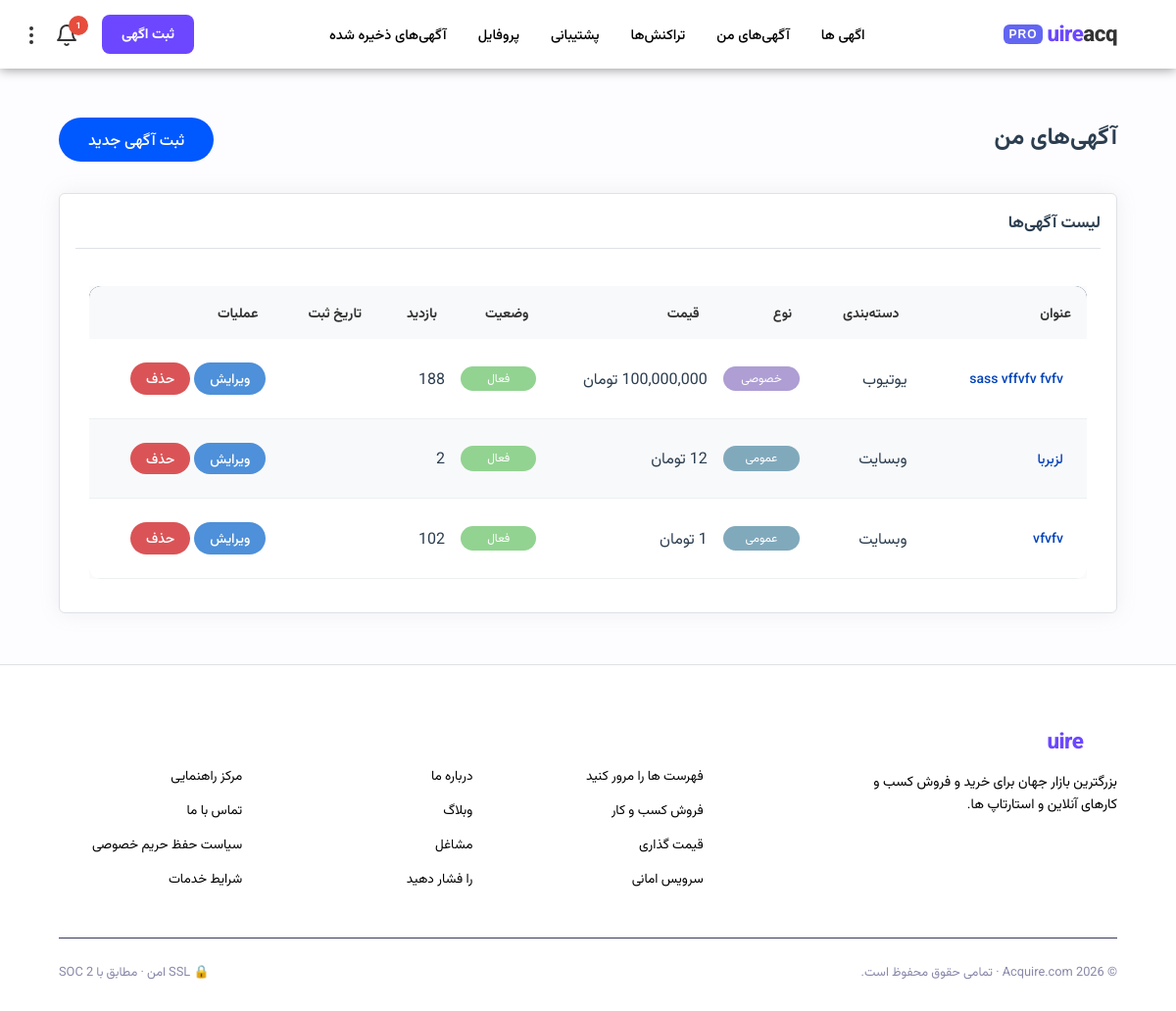
The page /listings/my-listings/ (signed in) on the database as committed earlier.
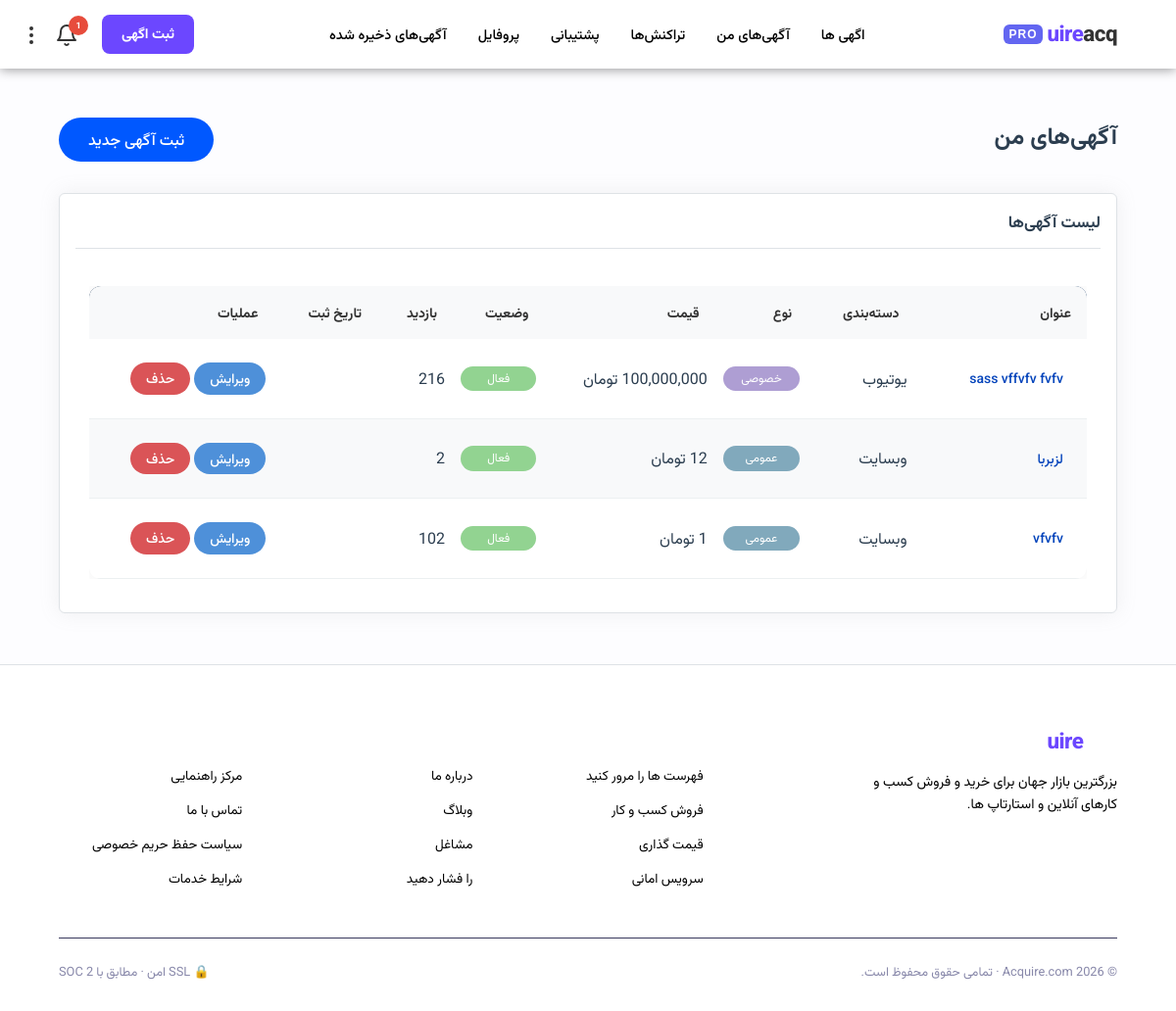
The same page on the database as committed later.
### listings/models.py (models this page shows, shortened)
class Listing(models.Model):
    STATUS_CHOICES = [
        ('pending', 'در انتظار تایید'),
        ('active', 'فعال'),
        ('sold', 'فروخته شده'),
        ('rejected', 'رد شده'),
        ('deleted', 'حذف شده'),
    ]
    seller = models.ForeignKey(settings.AUTH_USER_MODEL, on_delete=models.CASCADE, related_name='listings', verbose_name='فروشنده')
    category = models.ForeignKey(Category, on_delete=models.SET_NULL, null=True, blank=True, verbose_name='دسته‌بندی')
    title = models.CharField(max_length=200, verbose_name='عنوان')
    description = models.TextField(verbose_name='توضیحات')
    location = models.CharField(max_length=200, null=True, blank=True, verbose_name='موقعیت')
    price = models.DecimalField(max_digits=12, decimal_places=0, verbose_name='قیمت')
    discount_price = models.DecimalField(max_digits=12, decimal_places=0, null=True, blank=True, verbose_name='قیمت با تخفیف')
    about_platform = models.TextField(null=True, blank=True, verbose_name='درباره پلتفرم')
    platform_url = models.URLField(blank=True, verbose_name='آدرس پلتفرم')
    followers_count = models.IntegerField(default=0, blank=True, verbose_name='تعداد فالوور')
    monthly_income = models.DecimalField(null=True, blank=True, max_digits=12, decimal_places=0, verbose_name='درآمد ماهانه')
    platform_age = models.IntegerField(default=0, blank=True, verbose_name='سن پلتفرم (ماه)')
    most_like = models.IntegerField(null=True, blank=True, verbose_name='بیشترین لایک')
    most_view = models.IntegerField(null=True, blank=True, verbose_name='بیشترین بازدید')
    most_comment = models.IntegerField(null=True, blank=True, verbose_name='بیشترین کامنت')
    main_image = models.ImageField(upload_to='listings/images/', verbose_name='تصویر اصلی')
    boost = models.BooleanField(default=False, verbose_name='آگهی پیشرفته')
    premier = models.BooleanField(default=False, verbose_name='آگهی برتر')
    suggested_price = models.BooleanField(default=False, verbose_name='امکان پیشنهاد قیمت')
    is_income = models.BooleanField(default=True, verbose_name='آگهی به درآمد رسیده')
    is_verified = models.BooleanField(default=False, verbose_name='اطلاعات مورد تایید است')
    is_private = models.BooleanField(default=False, verbose_name='آگهی خصوصی')
    status = models.CharField(max_length=20, choices=STATUS_CHOICES, default='pending', verbose_name='وضعیت')
    rejection_reason = models.TextField(blank=True, null=True, verbose_name='دلیل رد')
    views_count = models.IntegerField(default=0, verbose_name='تعداد بازدید')
    created_at = models.DateTimeField(auto_now_add=True, verbose_name='تاریخ ایجاد')
    updated_at = models.DateTimeField(auto_now=True, verbose_name='تاریخ بروزرسانی')
    total_revenue = models.DecimalField(max_digits=12, decimal_places=0, null=True, blank=True, verbose_name='درآمد کل')
    total_profit = models.DecimalField(max_digits=12, decimal_places=0, null=True, blank=True, verbose_name='سود کل')
    avg_monthly_revenue = models.DecimalField(max_digits=12, decimal_places=0, null=True, blank=True, verbose_name='میانگین درآمد ماهانه')
    avg_monthly_profit = models.DecimalField(max_digits=12, decimal_places=0, null=True, blank=True, verbose_name='میانگین سود ماهانه')
    profit_margin = models.DecimalField(max_digits=5, decimal_places=2, null=True, blank=True, verbose_name='حاشیه سود (درصد)')
    profit_multiplier = models.DecimalField(max_digits=5, decimal_places=2, null=True, blank=True, verbose_name='ضریب سود')
    revenue_multiplier = models.DecimalField(max_digits=5, decimal_places=2, null=True, blank=True, verbose_name='ضریب درآمد')
    post_sale_support = models.TextField(null=True, blank=True, verbose_name='پشتیبانی پس از فروش')
    class Meta:
        ordering = ['-boost', '-premier', '-created_at']
        verbose_name = 'آگهی'
        verbose_name_plural = 'آگهی‌ها'

class Category(models.Model):
    PLATFORM_CHOICES = [
        ('website', 'وبسایت'),
        ('instagram', 'اینستاگرام'),
        ('telegram', 'تلگرام'),
        ('youtube', 'یوتیوب'),
        ('aparat', 'آپارات'),
        ('other', 'سایر'),
    ]
    name = models.CharField(max_length=100, verbose_name='نام')
    platform = models.CharField(max_length=20, choices=PLATFORM_CHOICES, verbose_name='پلتفرم')
    description = models.TextField(blank=True, verbose_name='توضیحات')
    class Meta:
        verbose_name = 'دسته‌بندی'
        verbose_name_plural = 'دسته‌بندی‌ها'

### listings/views.py (the view)
# urls.py: path('my-listings/', views.my_listings, name='my_listings'),
@login_required
def my_listings(request):
    listings = Listing.objects.filter(seller=request.user)
    pending_requests = VisitRequest.objects.filter(
        listing__seller=request.user,
        status='pending'
    ).select_related('listing', 'requester')
    return render(request, 'listings/my_listings.html', {
        'listings': listings,
        'pending_requests': pending_requests
    })

### listings/templatetags/custom_tags.py (called while the page is built)
@register.filter(name='split_number')
def split_number(value):
    try:
        return f"{int(value):,}"
    except (ValueError, TypeError):
        return value

### listings/templatetags/date_filters.py (called while the page is built)
@register.filter
def jalali_date_numeric(value):
    if not value:
        return ""
    j_date = jdatetime.datetime.fromgregorian(datetime=value)
    return j_date.strftime("%Y/%m/%d")

### notifications/context_processors.py (called while the page is built)
def unread_notifications_count(request):
    if request.user.is_authenticated:
        count = Notification.objects.filter(recipient=request.user, is_read=False).count()
        return {'unread_notifications_count': count}
    return {'unread_notifications_count': 0}

### templates/listings/my_listings.html (shortened to what this page needs)
{% extends 'base.html' %}
{% load custom_tags %}
{% load date_filters %}
{% block content %}
<div class="container">
    <div class="btn-listing-create">
        <h2 class="mb-4">آگهی‌های من</h2>
        <a href="{% url 'listings:listing_create' %}" class="btn btn-success mb-3">ثبت آگهی جدید</a>
    </div>
    <div class="card">
        <div class="card-header">
            <h5 class="mb-0">لیست آگهی‌ها</h5>
            <hr>
        </div>
        <div class="card-body">
            <div class="table-responsive">
                <table class="table table-striped">
                    <thead>
                        <tr>
                            <th>عنوان</th>
                            <th>دسته‌بندی</th>
                            <th>نوع</th>
                            <th>قیمت</th>
                            <th>وضعیت</th>
                            <th>بازدید</th>
                            <th>تاریخ ثبت</th>
                            <th>عملیات</th>
                        </tr>
                    </thead>
                    <tbody>
                        {% for listing in listings %}
                        <tr>
                            <td>
                                <a href="{% url 'listings:listing_detail' listing.pk %}" class="btn btn-sm btn-link"
                                    onclick="event.stopPropagation();">
                                    {{ listing.title }}
                                </a>
                            </td>
                            <td>{{ listing.category.name }}</td>
                            <td>
                                {% if listing.is_private %}
                                <span class="badge tag-private">خصوصی</span>
                                {% else %}
                                <span class="badge tag-general">عمومی</span>
                                {% endif %}
                            </td>
                            <td>{{ listing.price|split_number }} تومان</td>
                            <td>
                                <span
                                    class="badge tag-{% if listing.status == 'active' %}active{% elif listing.status == 'sold' %}sold{% elif listing.status == 'rejected' %}not-accepted{% elif listing.status == 'deleted' %}deleted{% else %}waiting{% endif %}">
                                    {{ listing.get_status_display }}
                                </span>
                            </td>
                            <td>{{ listing.views_count|split_number }}</td>
                            <td>{{ listing.created_at|jalali_date_numeric }}</td>
                            <td onclick="event.stopPropagation();">
                                {% if listing.status != 'deleted' and listing.status != 'sold' %}
                                <a href="{% url 'listings:listing_edit' listing.pk %}"
                                    class="btn btn-sm btn-edit">ویرایش</a>
                                <a href="{% url 'listings:listing_delete' listing.pk %}"
                                    class="btn btn-sm btn-remove">حذف</a>
                                {% endif %}
                            </td>
                        </tr>
                        {% empty %}
                        <tr>
                            <td colspan="8" class="text-center">شما هنوز آگهی ثبت نکرده‌اید.</td>
                        </tr>
                        {% endfor %}
                    </tbody>
                </table>
            </div>
        </div>
    </div>
</div>
{% endblock %}

Rows that differ between the two databases and show on the page:
changed Listing "sass vffvfv fvfv": views_count|split_number "188" → "216"
